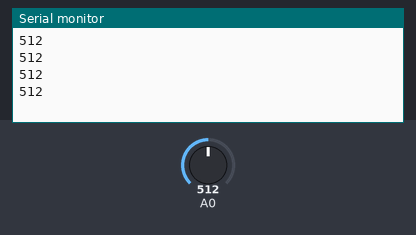
A sketch run on a simulated Arduino Uno, built with avr-gcc and run on an emulated ATmega328P. Parts: the last lines printed to the serial monitor. The inputs (shaded band) are chosen by the test bench; at power-on: A0 = 512.

Above: at 1.2 s.
1.3 s: A0 set to 0
At 1.71 s:
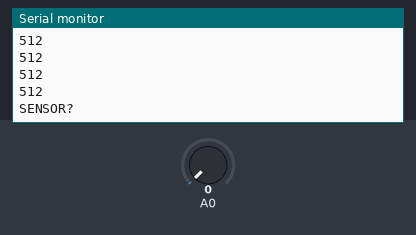
3.6 s: A0 set to 122
At 3.81 s:
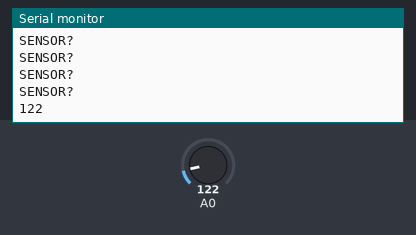

The sketch:

clase03_b8_lectura_imposible.ino
```cpp
void setup() {
  Serial.begin(9600);
}

void loop() {
  int calor = analogRead(A0);
  if (calor == 0 || calor == 1023) {   // ni frio ni calor: cable suelto
    Serial.println("SENSOR?");
  } else {
    Serial.println(calor);             // aqui adentro van tus tres zonas
  }
  delay(300);
}
```

Measured:
- after the input at 1.3 s, the serial monitor: prints a new line after 0.20 s (image 1)
- after the input at 3.6 s, the serial monitor: prints a new line at once (image 2)
